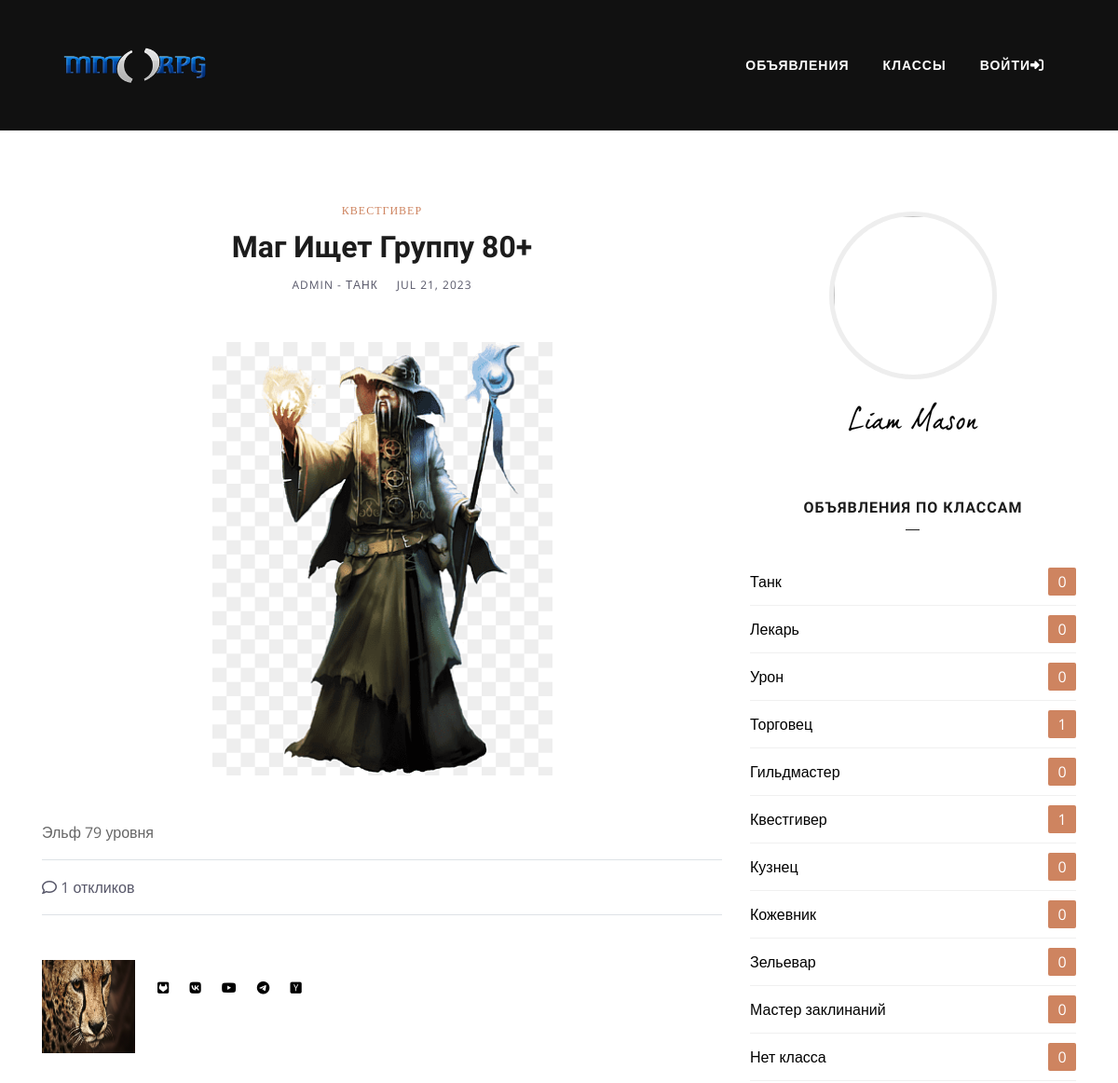
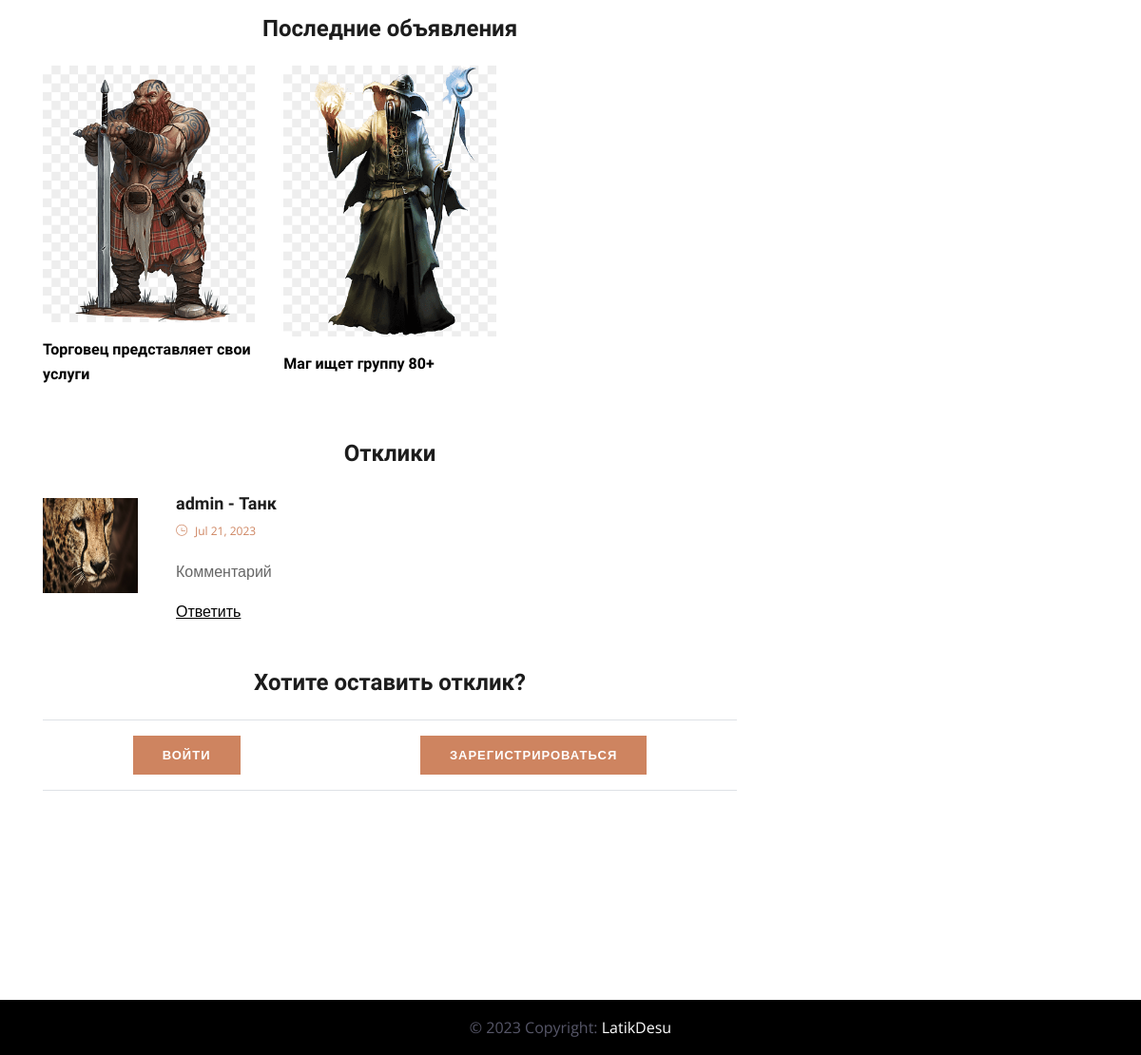
/posts/3/, run on the app's committed database (2 pictures, top to bottom).
### posts/models.py (models this page shows, shortened)
class PostCategory(models.Model):
    post = models.ForeignKey(Post, on_delete=models.CASCADE)
    category = models.ForeignKey(Category, on_delete=models.CASCADE)

class Category(models.Model):
    type = models.CharField("Класс", max_length=2, choices=TYPE, default=no_class)
    description = models.TextField("Описание")
    url = models.SlugField(max_length=160, unique=True)
    class Meta:
        verbose_name = "Класс"
        verbose_name_plural = "Классы"

class Post(models.Model):
    time = models.DateTimeField(auto_now_add=True)
    title = models.CharField(max_length=255)
    description = HTMLField()
    poster = models.ImageField("Постер", upload_to="media/posts", null=True, blank=True)
    user = models.ForeignKey(accounts.models.User, on_delete=models.CASCADE)
    category = models.ManyToManyField(Category, through='PostCategory')
    def get_comments(self):
        return self.comment_set.filter(parent__isnull=True)
    class Meta:
        verbose_name = "Объявление"
        verbose_name_plural = "Объявления"

class Comment(models.Model):
    text = models.TextField()
    time = models.DateTimeField(auto_now_add=True)
    rev_status = models.BooleanField(default=False)
    parent = models.ForeignKey(
        'self', verbose_name="Родитель", on_delete=models.SET_NULL, blank=True, null=True
    )
    post = models.ForeignKey(Post, verbose_name="Статья", on_delete=models.CASCADE)
    user = models.ForeignKey(accounts.models.User, verbose_name="Пользователь", on_delete=models.CASCADE)

### accounts/models.py (models this page shows)
class User(AbstractUser):
    image = models.ImageField(upload_to='users', null=True, blank=True,
                              default='users/default_avatar.jpg')
    is_verified_email = models.BooleanField(default=False)
    about = models.TextField(blank=True)
    role = models.CharField(max_length=100, default='no class')
    def __str__(self):
        return f'{self.username} - {self.role}'
    class Meta:
        verbose_name = "Пользователь"
        verbose_name_plural = "Пользователи"
        app_label = 'accounts'

### posts/views.py (the view)
# urls.py: path("<int:pk>/", PostDetailView.as_view(), name="post_detail"),
class PostDetailView(DetailView):
    model = Post
    def get_object(self, *args, **kwargs):
        obj = cache.get(f'post-{self.kwargs["pk"]}', None)
        if not obj:
            obj = super().get_object(queryset=self.queryset)
            cache.set(f'post-{self.kwargs["pk"]}', obj)
        return obj
    def get_context_data(self, *, object_list=None, **kwargs):
        context = super(PostDetailView, self).get_context_data()
        context['title'] = f'{self.object.title}'
        context['author'] = User.objects.filter(pk=self.object.user_id).first()
        return context

### posts/templatetags/post_tags.py (called while the page is built)
@register.simple_tag
def get_categories():
    return Category.objects.all()

@register.inclusion_tag('posts/tags/last_posts.html')
def get_last_posts(count=3):
    posts = Post.objects.order_by("-id")[:count]
    return {"last_posts": posts}

### templates/posts/post_detail.html (shortened to what this page needs)
{% extends 'base.html' %}
{% load cache %}
{% load static post_tags %}
{% block content %}
		<section class="single-block-wrapper section-padding">
				<div class="container">
						<div class="row">
								<div class="col-lg-12 col-md-12 col-sm-12 col-xs-12 d-flex justify-content-end">
								</div>
								<div class="col-lg-8 col-md-12 col-sm-12 col-xs-12">
										<div class="single-post">
												<div class="post-header mb-5 text-center">
														<div class="meta-cat">
																<a class="post-category font-extra text-color text-uppercase font-sm letter-spacing-1"
																   href="#">
																		{% for category in post.postcategory_set.all %}
																				{{ category.category.get_type_display }}
																		{% endfor %}
																</a>
														</div>
														<h2 class="post-title mt-2">
																{{ post.title }}
														</h2>
														<div class="post-meta">
																<span class="text-uppercase font-sm letter-spacing-1 mr-3">{{ post.user }}</span>
																<span class="text-uppercase font-sm letter-spacing-1">{{ post.time|date:"M d, Y" }}</span>
														</div>
														<div class="post-featured-image mt-5">
																<img src="{{ post.poster.url }}" class="img-fluid w-50" alt="featured-image">
														</div>
												</div>
												<div class="post-body">
														<div class="entry-content">
																{{ post.description|safe }}
														</div>
														<div
																		class="tags-share-box center-box d-flex text-center justify-content-between border-top border-bottom py-3">
                                <span class="single-comment-o"><i
				                                class="fa fa-comment-o"></i> {{ post.comment_set.all|length }} откликов </span>
														</div>
												</div>
										</div>
										<div class="post-author d-flex my-5">
												<div class="author-img">
														<img alt="" src="{{ author.image.url }}" class="avatar avatar-100 photo" width="100"
														     height="100">
												</div>
												<div class="author-content pl-4">
														<a target="_blank" class="author-social" href="#">
																<i class="fa-brands fa-square-gitlab fa-l mr-2"></i></a>
														<a target="_blank" class="author-social" href="#">
																<i class="fa-brands fa-vk fa-m mr-2"></i></a>
														<a target="_blank" class="author-social" href="#">
																<i class="fa-brands fa-youtube fa-m mr-2"></i></a>
														<a target="_blank" class="author-social" href="#">
																<i class="fa-brands fa-telegram fa-m mr-2"></i></a>
														<a target="_blank" class="author-social" href="#">
																<i class="fa-brands fa-square-hacker-news fa-m mr-2"></i></a>
												</div>
										</div>
										{% get_last_posts count=3 %}
										{% include 'posts/comments.html' %}
								</div>
								{% cache 10 sidebar %}
										{% include 'include/sidebar.html' %}
								{% endcache %}
						</div>
				</div>
		</section>
{% endblock content %}

### templates/posts/tags/last_posts.html
<div class="related-posts-block mt-5">
		<h3 class="news-title mb-4 text-center">
				Последние объявления
		</h3>
		<div class="row">
				{% for post in last_posts %}
						<div class="col-lg-4 col-md-4 col-sm-6">
								<div class="post-block-wrapper mb-4 mb-lg-0">
										<a href="{% url 'posts:post_detail' post.id %}">
												<img class="img-fluid" src="{{ post.poster.url }}" alt="post-thumbnail"/>
										</a>
										<div class="post-content mt-3">
												<h5>
														<a href="{% url 'posts:post_detail' post.id %}">{{ post.title }}</a>
												</h5>
										</div>
								</div>
						</div>
				{% endfor %}
		</div>
</div>

### templates/posts/comments.html (shortened to what this page needs)
{% load static %}
<div class="comment-area my-5">
		<h3 class="mb-4 text-center"> Отклики </h3>
		{% for comment in post.get_comments %}
				<div class="comment-area-box media">
						{% if comment.user.image %}
								<img src="{{ comment.user.image.url }}"
								     class="img-fluid float-left mr-3 mt-2" style="width: 100px!important; height: 100px!important;">
						{% else %}
								<img src="{% static 'images/default_avatar.jpg' %}"
								     class="img-fluid float-left mr-3 mt-2">
						{% endif %}
						<div class="media-body ml-4">
								<h4 class="mb-0">{{ comment.user }} </h4>
								<span class="date-comm font-sm text-capitalize text-color"><i
												class="ti-time mr-2"></i>{{ comment.time|date:"M d, Y" }} </span>
								<div class="comment-content mt-3">
										<p>{{ comment.text }}</p>
								</div>
								<div class="comment-meta mt-4 mt-lg-0 mt-md-0">
										<a href="#comment-form"
										   onclick="addComment('{{ comment.user }}', '{{ comment.id }}')"
										   class="text-underline ">Ответить</a>
								</div>
						</div>
				</div>
		{% endfor %}
</div>
{% if user.is_authenticated %}
		<form action="{% url 'posts:add_comment' post.id %}" method="post"
		      class="comment-form mb-5 gray-bg p-5" id="comment-form">
				{% csrf_token %}
				<input type="hidden" name="parent" id="comment-parent" value="">
				<h3 class="mb-4 text-center">Оставить отклик</h3>
				<div class="row">
						<div class="col-lg-12"><textarea class="form-control mb-3" name="text" id="comment" cols="30" rows="5"
						                                 placeholder="Comment"></textarea>
						</div>
				</div>
				<input class="btn btn-primary" type="submit" name="submit-contact" id="submit_contact"
				       value="Отправить">
		</form>
{% else %}
		<h3 class="mb-4 text-center">Хотите оставить отклик?</h3>
		<div class="tags-share-box center-box d-flex text-center justify-content-lg-around border-top border-bottom py-3">
				<a class="btn btn-primary" href="{% url 'accounts:login' %}" role="button">Войти</a>
				<a class="btn btn-primary" href="{% url 'accounts:registration' %}" role="button">Зарегистрироваться</a>
		</div>
{% endif %}

### templates/include/sidebar.html (shortened to what this page needs)
{% load post_tags %}
<div class="col-lg-4 col-md-4 col-sm-12 col-xs-12">
		<div class="sidebar sidebar-right">
				<div class="sidebar-wrap mt-5 mt-lg-0">
						<div class="sidebar-widget about mb-5 text-center p-3">
								<div class="about-author">
										<img src="{{ user.image.url }}" alt="" class="img-fluid">
								</div>
								<img src="images/liammason.png" alt="" class="img-fluid">
						</div>
						<div class="sidebar-widget category mb-5">
								<h4 class="text-center widget-title">Объявления по классам</h4>
								<ul class="list-unstyled">
										{% get_categories as categories %}
										{% for category in categories %}
												<li class="align-items-center d-flex justify-content-between">
														<a href="{% url 'posts:post_category_list' category_id=category.id %}">{{ category.get_type_display }}</a>
														<span>{{ category.post_set.count }}</span>
												</li>
										{% endfor %}
								</ul>
						</div>
				</div>
		</div>
</div>

### static/css/style.css (style rules this page uses)
body, p { font-family: "Open Sans", sans-serif; line-height: 26px; font-size: 16px; text-rendering: optimizeLegibility; color: #666; font-weight: 400; }
html { overflow-x: hidden; width: 100%; height: 100%; }
h1, .h1, h2, .h2, h3, .h3, h4, .h4, h5, .h5, h6, .h6 { color: #1c1c1c; font-weight: 600; font-family: "Unna", serif; }
h2, .h2 { font-size: 32px; line-height: 36px; font-weight: 700; }
h3, .h3 { font-size: 24px; font-weight: 700; }
h4, .h4 { font-size: 20px; line-height: 28px; }
h5, .h5 { font-size: 16px; line-height: 26px; }
.font-extra { font-family: "Lora", serif; }
body { background: #fff; color: #575769; }
html, body { height: 100%; }
a { transition: all 0.3s ease-in-out; color: #000; }
a:link, a:visited { text-decoration: none; }
.section-padding { padding: 70px 0; position: relative; }
.btn { border-radius: 0px; padding: 10px 30px; font-weight: 600; text-transform: uppercase; color: #fff; transition: 350ms; letter-spacing: 1px; font-size: 13px; border: 1px solid transparent; }
.btn-primary { background: #ce8460; }
.font-sm { font-size: 12px !important; }
.text-color { color: #ce8460; }
.sidebar { position: relative; overflow: hidden; width: 100%; height: 100%; }
.sidebar-widget .widget-title { text-transform: uppercase; font-size: 16px; letter-spacing: 1px; position: relative; padding-bottom: 10px; margin-bottom: 30px; }
.sidebar-widget .widget-title:after { position: absolute; bottom: 0; overflow: hidden; width: 15px; height: 1px; border-top: 1px solid; content: ""; left: 50%; margin-left: -8px; }
.sidebar-widget.about .about-author img { border-radius: 100%; width: 180px; height: 180px; border: 5px solid #eee; }
.sidebar-widget.category li { padding: 10px 0px; border-bottom: 1px solid rgba(0, 0, 0, 0.06); }
.sidebar-widget.category li span { display: inline-block; background: #ce8460; color: #fff; width: 30px; height: 30px; text-align: center; border-radius: 2px; line-height: 30px; }
.post-title { text-transform: capitalize; }
.letter-spacing-1 { letter-spacing: 1px; }
.author-social { padding-right: 10px; font-size: 14px; }
.comment-area-box .media-body h4 { font-size: 18px; }
.text-underline { text-decoration: underline !important; }

### data on the page
PostCategory: category.type "КВЕСТГИВЕР"
Post: title "Маг Ищет Группу 80+", user "ADMIN - ТАНК", time "JUL 21, 2023", poster (picture), description "Эльф 79 уровня", comment_set.all|length "1", title "Маг ищет группу 80+"
User: image (picture)
Post: poster (picture), title "Торговец представляет свои услуги"
Comment: user.image (picture), user "admin - Танк", time "Jul 21, 2023", text "Комментарий"
Category: type "Танк", post_set.count "0"
Category: type "Лекарь", post_set.count "0"
Category: type "Урон", post_set.count "0"
Category: type "Торговец", post_set.count "1"
Category: type "Гильдмастер", post_set.count "0"
Category: type "Квестгивер", post_set.count "1"
Category: type "Кузнец", post_set.count "0"
Category: type "Кожевник", post_set.count "0"
Category: type "Зельевар", post_set.count "0"
Category: type "Мастер заклинаний", post_set.count "0"
Category: type "Нет класса", post_set.count "0"
